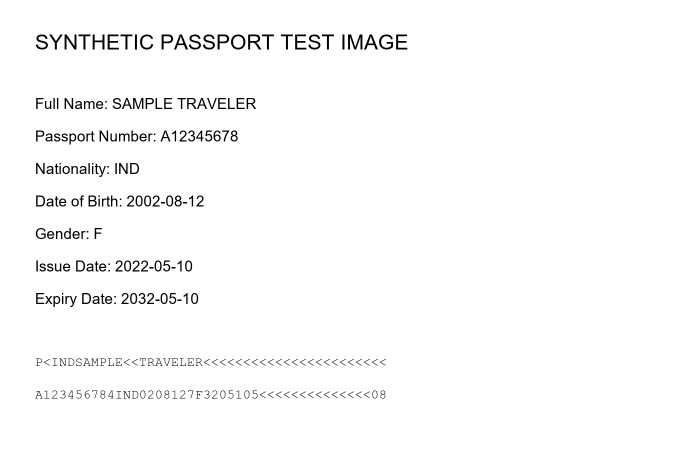
#> input picture datasets/sample_documents/passports/synthetic_valid_01.png, 1400 x 900 px (shown at 1/2 size)
$ python create_quality_test_images.py
#> lines starting #> are read from the running program, lines starting #| are printed output that depends on the picture; after the words box and inside, x2 and y2 are one past the last pixel; in counts of white or black regions, pixels touching at a corner belong together
from pathlib import Path

import cv2


PROJECT_ROOT = Path(__file__).resolve().parents[2]

PASSPORT_FOLDER = (
    PROJECT_ROOT
    / "datasets"
    / "sample_documents"
    / "passports"
)

INPUT_FILE = PASSPORT_FOLDER / "synthetic_valid_01.png"

BLURRY_OUTPUT_FILE = PASSPORT_FOLDER / "synthetic_blurry_01.png"

LOW_RESOLUTION_OUTPUT_FILE = (
    PASSPORT_FOLDER / "synthetic_low_resolution_01.png"
)

DARK_OUTPUT_FILE = PASSPORT_FOLDER / "synthetic_dark_01.png"

BRIGHT_OUTPUT_FILE = PASSPORT_FOLDER / "synthetic_bright_01.png"

ROTATED_OUTPUT_FILE = PASSPORT_FOLDER / "synthetic_rotated_01.png"

CROPPED_OUTPUT_FILE = PASSPORT_FOLDER / "synthetic_cropped_01.png"

GLARE_OUTPUT_FILE = PASSPORT_FOLDER / "synthetic_glare_01.png"


def save_image(output_file, image):
    saved = cv2.imwrite(str(output_file), image)

    if not saved:
        raise RuntimeError(
            f"Could not save image: {output_file}"
        )

    print(f"Created image: {output_file}")


def create_quality_test_images():
    image = cv2.imread(str(INPUT_FILE))
#> image is the input picture: shape (900, 1400, 3); min 0, max 255, mean 250.1

    if image is None:
        raise FileNotFoundError(
            f"Could not read source image: {INPUT_FILE}"
        )

    blurry_image = cv2.GaussianBlur(
        image,
        (21, 21),
        0
    )
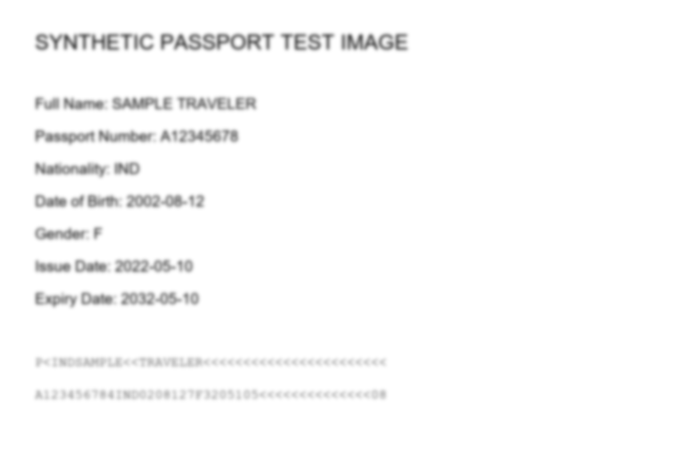
#> blurry_image: shape (900, 1400, 3) (shown at 1/2 size); min 95, max 255, mean 250.1

    low_resolution_image = cv2.resize(
        image,
        (350, 225),
        interpolation=cv2.INTER_AREA
    )
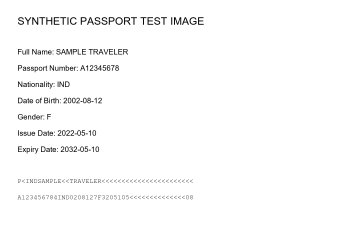
#> low_resolution_image: shape (225, 350, 3); min 2, max 255, mean 250.1

    dark_image = cv2.convertScaleAbs(
        image,
        alpha=0.20,
        beta=0
    )
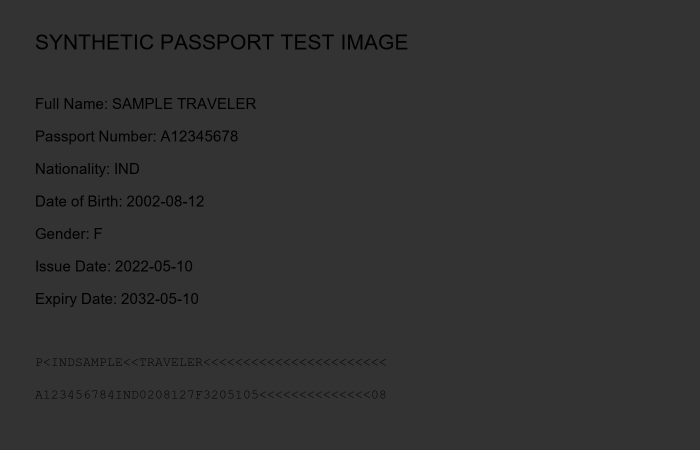
#> dark_image: shape (900, 1400, 3) (shown at 1/2 size); min 0, max 51, mean 50

    bright_image = cv2.convertScaleAbs(
        image,
        alpha=1.0,
        beta=100
    )
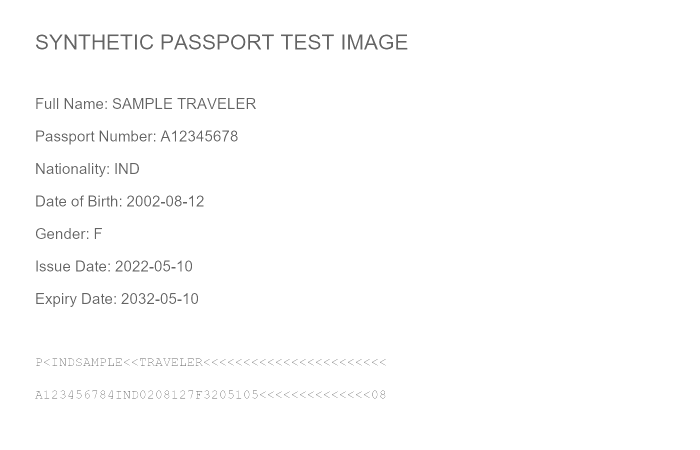
#> bright_image: shape (900, 1400, 3) (shown at 1/2 size); min 100, max 255, mean 252.5

    rotated_image = cv2.rotate(
        image,
        cv2.ROTATE_90_CLOCKWISE
    )
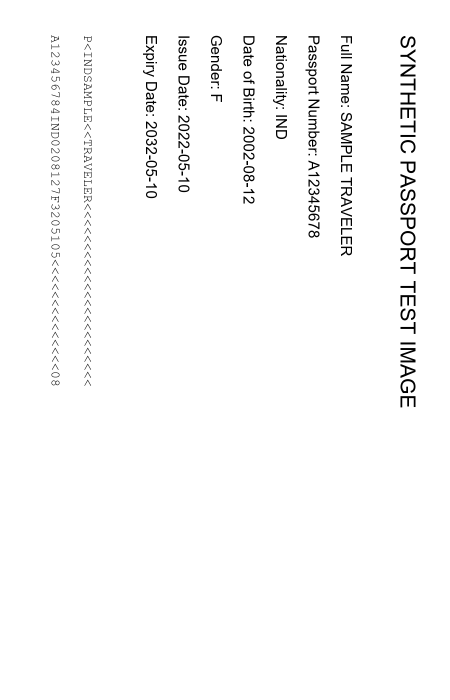
#> rotated_image: shape (1400, 900, 3) (shown at 1/2 size); min 0, max 255, mean 250.1

    cropped_image = image[
        150:750,
        0:700
    ]
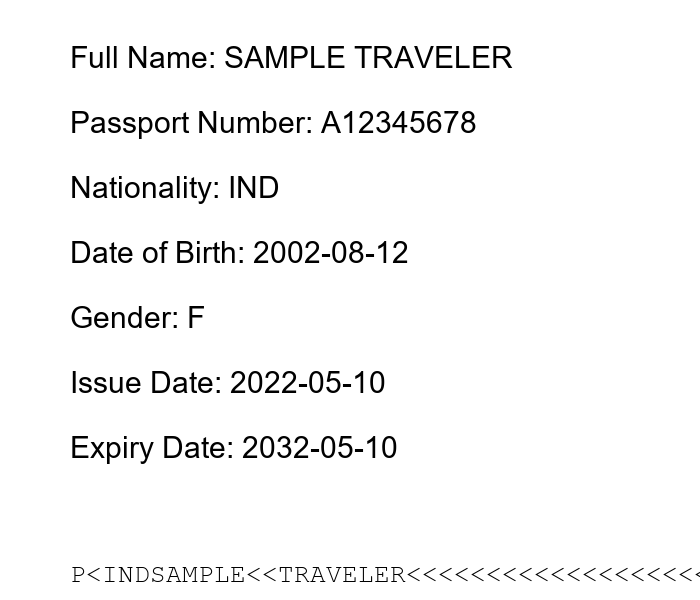
#> cropped_image: shape (600, 700, 3); min 0, max 255, mean 245.6

    glare_image = image.copy()

    cv2.ellipse(
        glare_image,
        center=(700, 700),
        axes=(520, 160),
        angle=0,
        startAngle=0,
        endAngle=360,
        color=(255, 255, 255),
        thickness=-1
    )
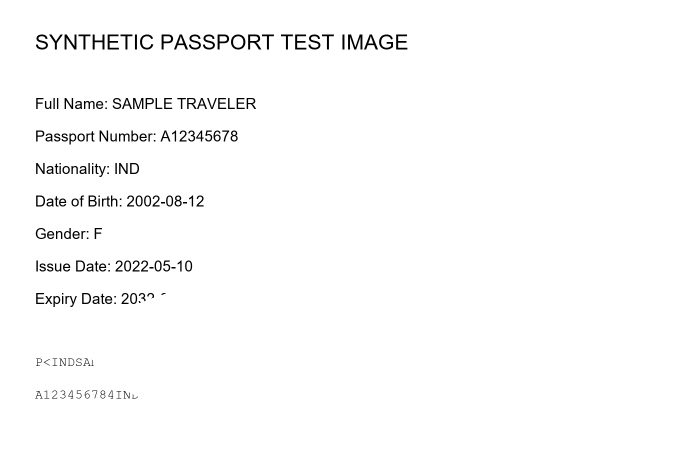
#> glare_image: shape (900, 1400, 3) (shown at 1/2 size); 0.43% of pixels changed, all inside (x1, y1, x2, y2) = (183, 586, 772, 797)


    save_image(BLURRY_OUTPUT_FILE, blurry_image)
    save_image(
        LOW_RESOLUTION_OUTPUT_FILE,
        low_resolution_image
    )
    save_image(DARK_OUTPUT_FILE, dark_image)
    save_image(BRIGHT_OUTPUT_FILE, bright_image)
    save_image(ROTATED_OUTPUT_FILE, rotated_image)
    save_image(CROPPED_OUTPUT_FILE, cropped_image)
    save_image(GLARE_OUTPUT_FILE, glare_image)


if __name__ == "__main__":
    create_quality_test_images()
